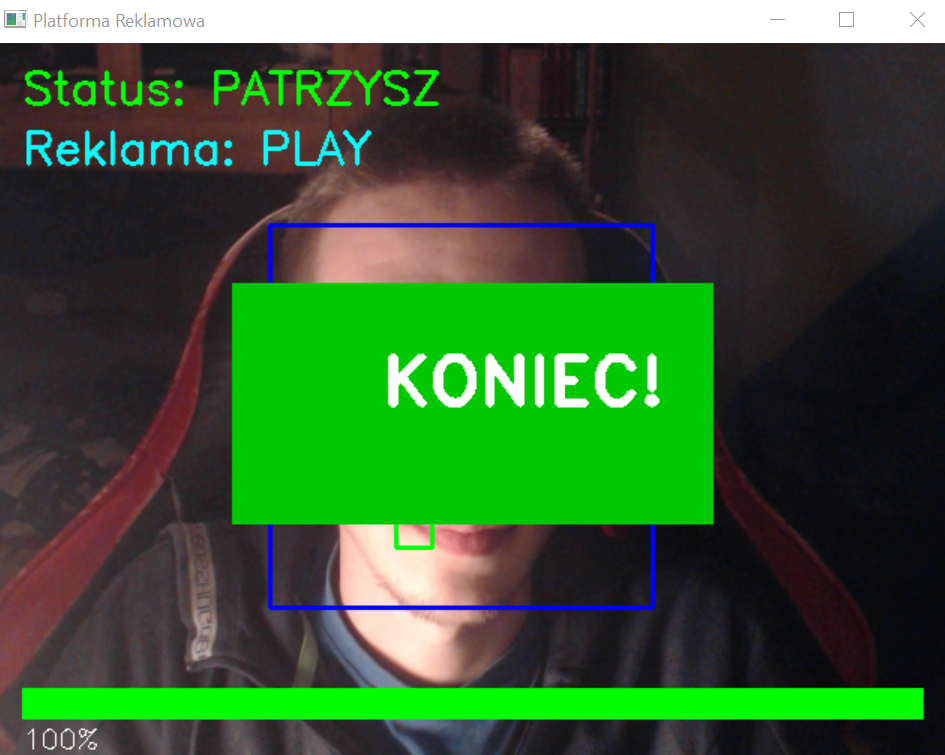
#> input picture lab6/koniec.png, 945 x 755 px, given in place of the camera
$ python gesture_detector_simple.py
#> lines starting #> are read from the running program, lines starting #| are printed output that depends on the picture; after the words box and inside, x2 and y2 are one past the last pixel; in counts of white or black regions, pixels touching at a corner belong together
import cv2
import numpy as np
from collections import deque
import os

# Zamiast mediapipe, użyję OpenCV do detekcji gestów na podstawie koloru skóry


class SimpleGestureDetector:
    def __init__(self):
        self.gesture_history = deque(maxlen=5)
        self.last_action = ""
        self.action_cooldown = 0

    def detect_hand_contour(self, frame):
        """Detektuj ręce za pomocą koloru skóry"""
        # Konwersja na HSV (lepsze dla detekcji koloru skóry)
        hsv = cv2.cvtColor(frame, cv2.COLOR_BGR2HSV)

        # Zakres koloru skóry w HSV
        lower_skin = np.array([0, 20, 70], dtype=np.uint8)
        upper_skin = np.array([20, 255, 255], dtype=np.uint8)

        # Maska dla koloru skóry
        mask = cv2.inRange(hsv, lower_skin, upper_skin)

        # Zaburzenie szumów
        kernel = cv2.getStructuringElement(cv2.MORPH_ELLIPSE, (5, 5))
        mask = cv2.morphologyEx(mask, cv2.MORPH_CLOSE, kernel)
        mask = cv2.morphologyEx(mask, cv2.MORPH_OPEN, kernel)

        # Znajdź kontury
        contours, _ = cv2.findContours(mask, cv2.RETR_TREE, cv2.CHAIN_APPROX_SIMPLE)

        return mask, contours

    def count_fingers(self, contour):
        """Policz palce na podstawie konturu"""
        if cv2.contourArea(contour) < 1000:
            return 0

        # Aproksymuj kontur
        epsilon = 0.02 * cv2.arcLength(contour, True)
        approx = cv2.approxPolyDP(contour, epsilon, True)

        # Liczba wierzchołków ~ liczba palców
        return len(approx)

    def detect_gesture_simple(self, contours, h, w):
        """Rozpoznaj gesty na podstawie liczby palców"""
        if not contours:
            return "UNKNOWN", None

        # Znajdź największy kontur (główną rękę)
        largest_contour = max(contours, key=cv2.contourArea)

        if cv2.contourArea(largest_contour) < 1000:
            return "UNKNOWN", largest_contour

        # Policz palce
        fingers = self.count_fingers(largest_contour)

        # Mapowanie palców na gesty
        if fingers < 3:
            return "FIST", largest_contour  # Pięść
        elif fingers == 2:
            return "PEACE", largest_contour  # Dwa palce
        elif fingers == 3:
            return "OK_SIGN", largest_contour
        else:
            return "OPEN_HAND", largest_contour  # Otwarta dłoń

    def execute_gesture_action(self, gesture):
        """Wykonaj akcję na podstawie gestu"""
        if self.action_cooldown > 0:
            return None

        action = None

        if gesture == "OPEN_HAND":
            action = "Otwarta dłoń"
            self.action_cooldown = 15

        elif gesture == "FIST":
            action = "Pięść"
            self.action_cooldown = 15

        elif gesture == "PEACE":
            action = "Dwa palce (Peace)"
            self.action_cooldown = 15

        elif gesture == "OK_SIGN":
            action = "OK Sign"
            self.action_cooldown = 15

        if action:
            self.last_action = action

        return action

    def run(self):
        """Główna pętla programu"""
        cap = cv2.VideoCapture(0)

        if not cap.isOpened():
            print("Nie można otworzyć kamery!")
            return

        print("=" * 60)
        print("DETEKTOR GESTÓW - WERSJA UPROSZCZONA")
        print("=" * 60)
        print("\n📖 GESTY:\n")
        print("  ✊  FIST        - Pięść (< 3 palce)")
        print("  ✌️  PEACE       - Dwa palce (2 palce)")
        print("  👌 OK_SIGN     - OK (3 palce)")
        print("  ✋  OPEN_HAND   - Otwarta dłoń (>3 palce)")
        print("\n" + "=" * 60)
        print("Pokaż rękę do kamery! Naciśnij 'Q' aby wyjść\n")

        detector = SimpleGestureDetector()

        while True:
            ret, frame = cap.read()
#> frame is the input picture: shape (755, 945, 3); mean B, G, R 52.5, 92.1, 57.5
            if not ret:
                break

            frame = cv2.flip(frame, 1)
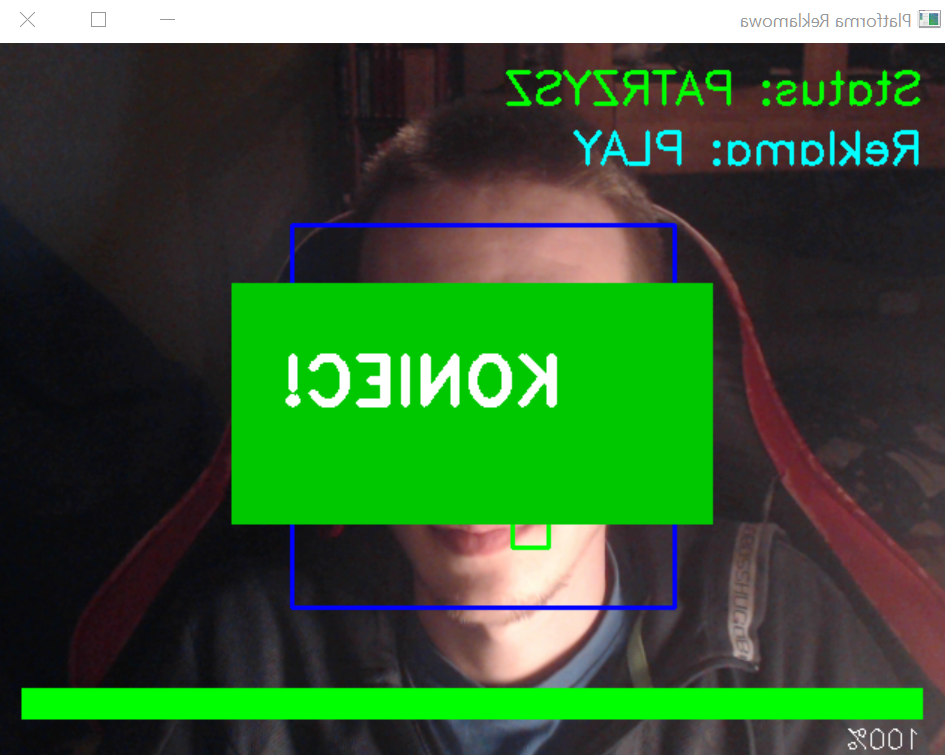
#> frame: shape (755, 945, 3); mean B, G, R 52.5, 92.1, 57.5
            h, w, c = frame.shape
#> h = 755; w = 945; c = 3

            # Zmniejsz cooldown
            if detector.action_cooldown > 0:
                detector.action_cooldown -= 1

            # Detektuj rękę
            mask, contours = detector.detect_hand_contour(frame)
#> in detect_hand_contour, `hsv = cv2.cvtColor(frame, cv2.COLOR_BGR2HSV)`: hsv: shape (755, 945, 3); mean H, S, V 92.9, 100.5, 104.1
#> in detect_hand_contour, `mask = cv2.inRange(hsv, lower_skin, upper_skin)`:
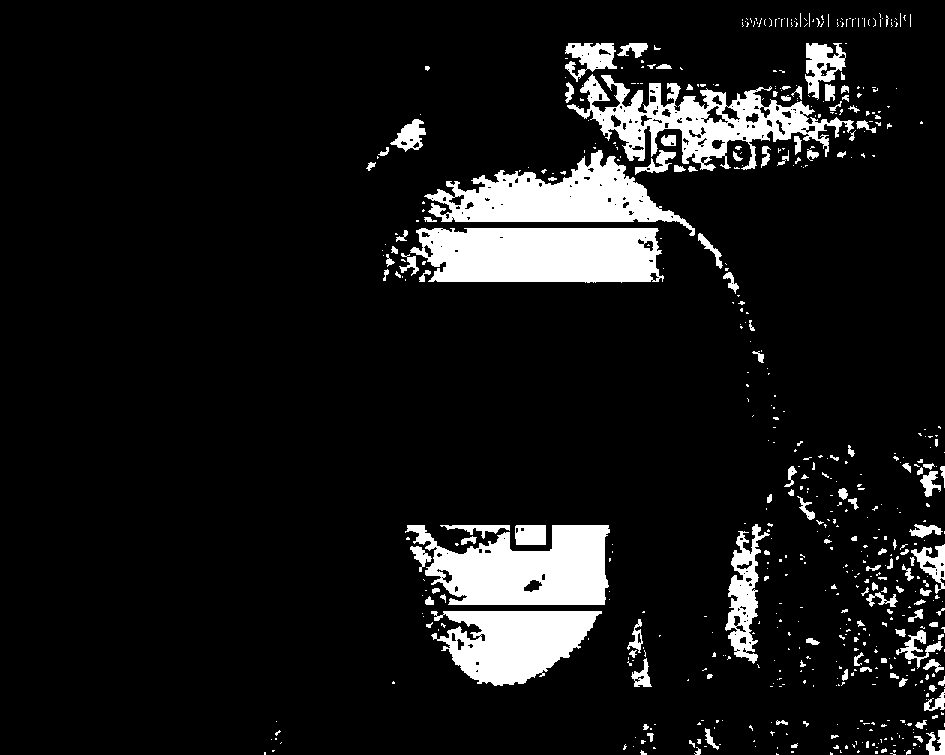
#> mask: shape (755, 945); 9.7% white; 599 white regions (464 under 20 px), largest, box (x1, y1, x2, y2) and area: (410, 228, 664, 283) 12261, (405, 525, 610, 605) 10878, (424, 150, 695, 236) 9843
#> in detect_hand_contour, `mask = cv2.morphologyEx(mask, cv2.MORPH_CLOSE, kernel)`:
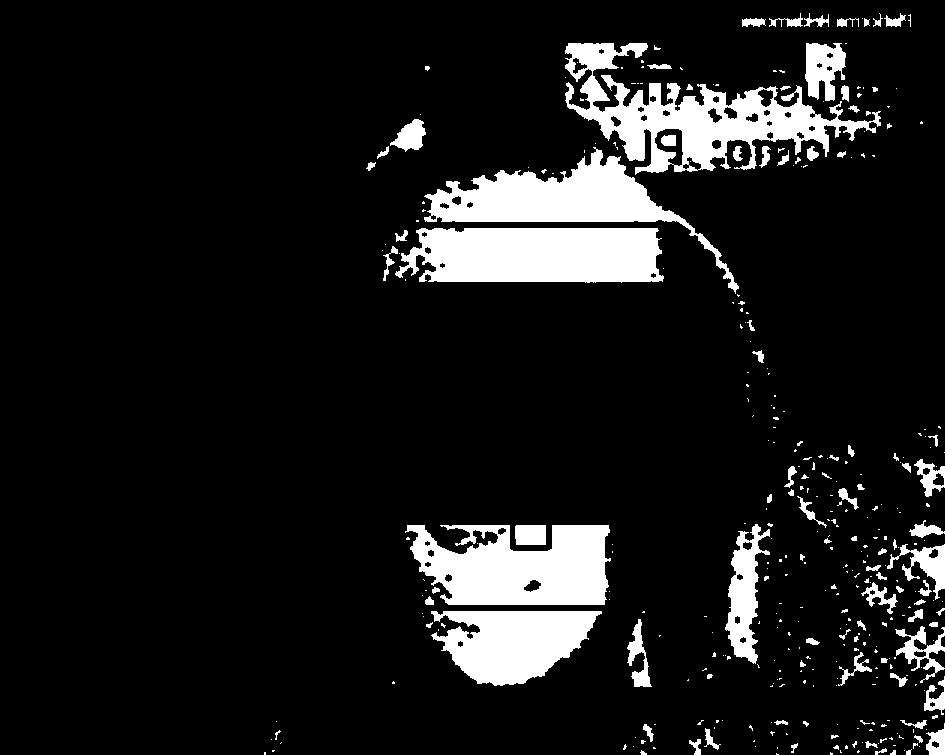
#> mask: shape (755, 945); 10.6% white; 372 white regions (276 under 20 px), largest, box (x1, y1, x2, y2) and area: (565, 43, 881, 175) 14043, (395, 228, 664, 283) 12912, (405, 525, 611, 605) 12056
#> in detect_hand_contour, `mask = cv2.morphologyEx(mask, cv2.MORPH_OPEN, kernel)`:
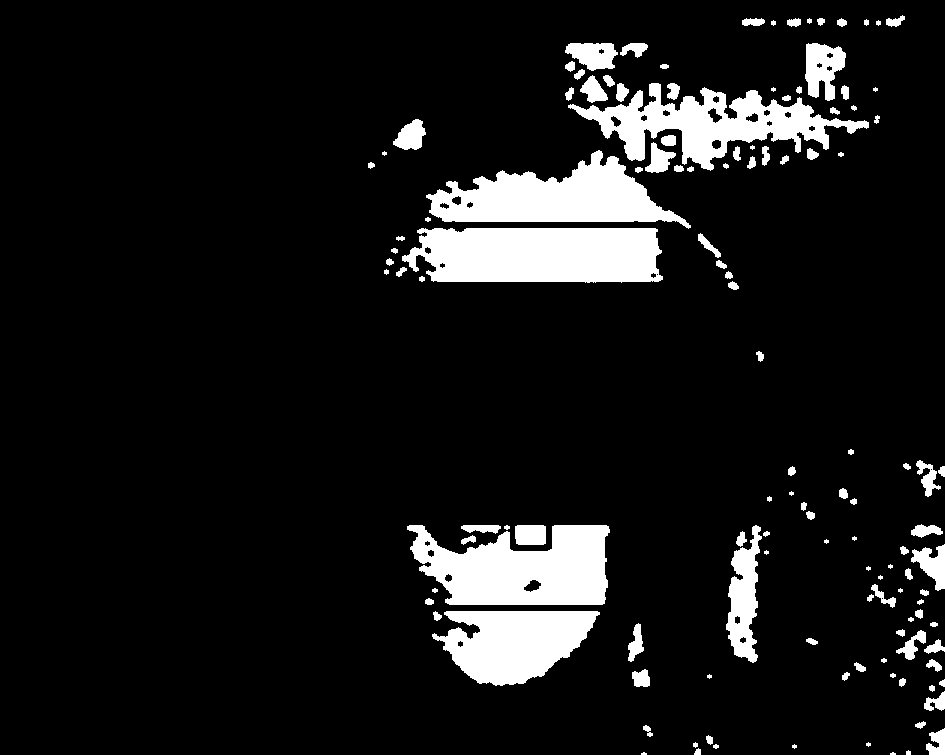
#> mask: shape (755, 945); 9.7% white; 128 white regions (17 under 20 px)
#> in detect_hand_contour, `contours, _ = cv2.findContours(mask, cv2.RETR_TREE, cv2.CHAIN_APPROX_S..`: contours = 159 contours, 42 with area under 20; largest, box (x1, y1, x2, y2) and area: (402, 228, 663, 283) 12424, (407, 525, 610, 605) 11346, (426, 150, 691, 229) 10120, (568, 83, 869, 171) 9823, (432, 611, 600, 686) 8176

            # Rozpoznaj gest
            gesture, hand_contour = detector.detect_gesture_simple(contours, h, w)
#> in detect_gesture_simple, `largest_contour = max(contours, key=cv2.contourArea)`: largest_contour = contour of 200 points, box (x1, y1, x2, y2) (402, 228, 663, 283), area 12424
#> in count_fingers, `epsilon = 0.02 * cv2.arcLength(contour, True)`: epsilon = 14.44
#> in count_fingers, `approx = cv2.approxPolyDP(contour, epsilon, True)`: approx = [[402, 256], [433, 281], [662, 279], [655, 228], [421, 228]]
#> in detect_gesture_simple, `fingers = self.count_fingers(largest_contour)`: fingers = 5
#> gesture = 'OPEN_HAND'; hand_contour has the same summary as largest_contour in detect_gesture_simple
            detector.gesture_history.append(gesture)

            # Wygładzona decyzja
            if detector.gesture_history:
                final_gesture = max(
                    set(detector.gesture_history), key=detector.gesture_history.count
                )
            else:
                final_gesture = gesture

            # Wykonaj akcję
            if final_gesture != "UNKNOWN":
                detector.execute_gesture_action(final_gesture)

            # Rysuj na ekranie
            if hand_contour is not None:
                cv2.drawContours(frame, [hand_contour], 0, (0, 255, 0), 2)

                # Oblicz środek ręki
                M = cv2.moments(hand_contour)
#> M = moments, m00 12424, centre m10/m00, m01/m00 = (539.6, 254.4)
                if M["m00"] > 0:
                    cx = int(M["m10"] / M["m00"])
#> cx = 539
                    cy = int(M["m01"] / M["m00"])
#> cy = 254
                    cv2.circle(frame, (cx, cy), 10, (0, 0, 255), -1)

            # Wyświetl rozpoznany gest
            cv2.putText(
                frame,
                f"Gest: {final_gesture}",
                (50, 50),
                cv2.FONT_HERSHEY_SIMPLEX,
                1.3,
                (0, 255, 0),
                2,
            )

            # Wyświetl ostatnią akcję
            if detector.last_action:
                cv2.putText(
                    frame,
                    f"✓ {detector.last_action}",
                    (50, 100),
                    cv2.FONT_HERSHEY_SIMPLEX,
                    0.9,
                    (0, 255, 0),
                    2,
                )

            # Instrukcja wyjścia
            cv2.putText(
                frame,
                "Nacisnij 'Q' aby wyjsc",
                (w - 300, h - 30),
                cv2.FONT_HERSHEY_SIMPLEX,
                0.7,
                (200, 200, 200),
                1,
            )
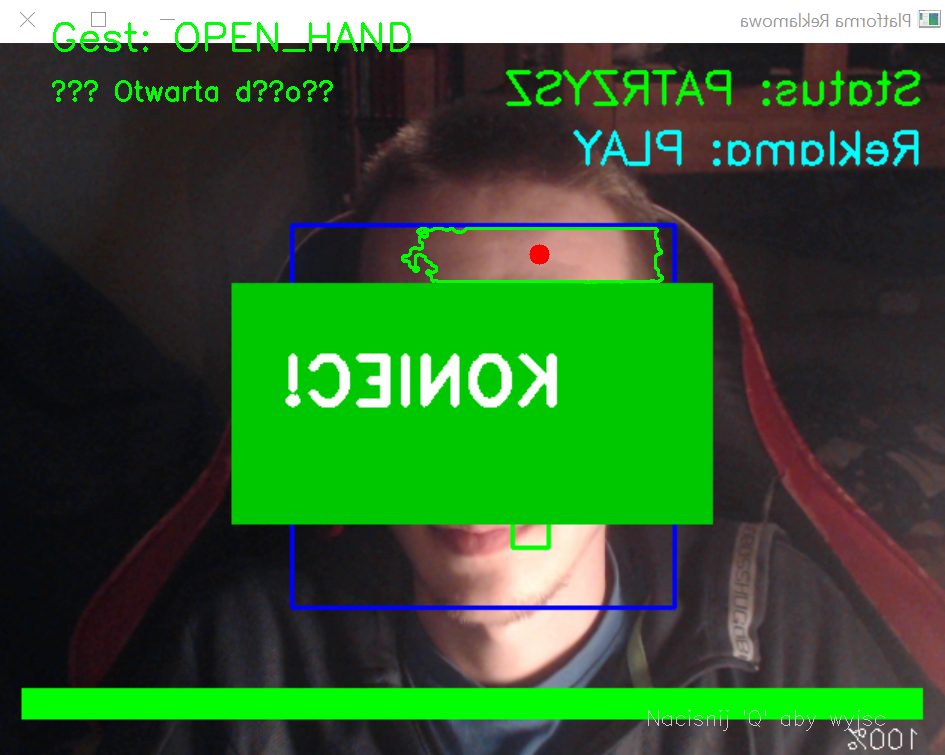
#> frame: shape (755, 945, 3); mean B, G, R 51.5, 93.4, 56.4

            cv2.imshow("Gesture Detection", frame)
            cv2.imshow("Mask (Skin Detection)", mask)

            if cv2.waitKey(1) & 0xFF == ord("q"):
#> (key q is pressed here)
                print("\n👋 Koniec!")
                break

        cap.release()
        cv2.destroyAllWindows()


if __name__ == "__main__":
    detector = SimpleGestureDetector()
    detector.run()

$ run again, on lab6/patrzy.png
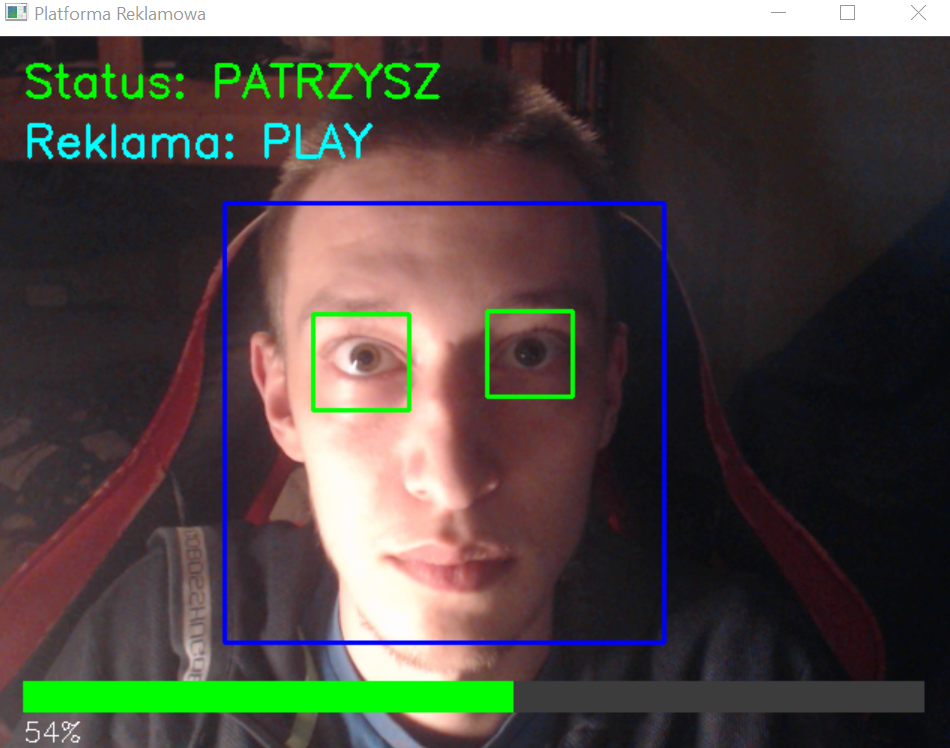
#> input picture lab6/patrzy.png, 950 x 748 px, given in place of the camera
#> in run, frame is the input picture: shape (748, 950, 3); mean B, G, R 68.1, 72.7, 79.8
#> hsv: shape (748, 950, 3); mean H, S, V 97, 76.3, 93.3
#> in detect_hand_contour, `mask = cv2.morphologyEx(mask, cv2.MORPH_OPEN, kernel)`:
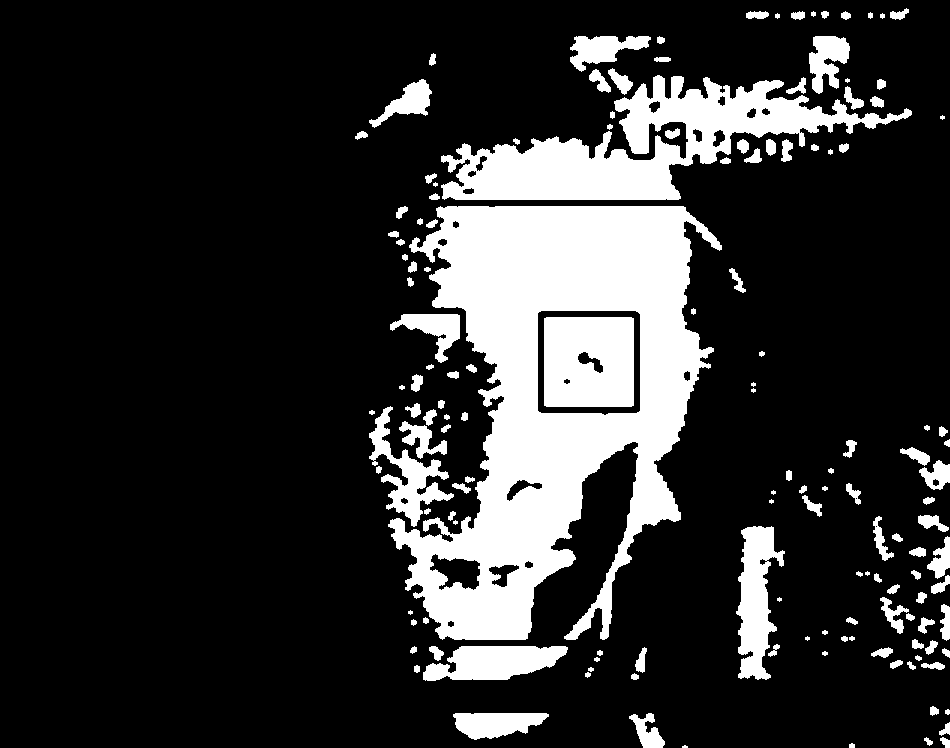
#> mask: shape (748, 950); 18.5% white; 147 white regions (13 under 20 px)
#> in detect_hand_contour, `contours, _ = cv2.findContours(mask, cv2.RETR_TREE, cv2.CHAIN_APPROX_S..`: contours = 172 contours, 41 with area under 20; largest, box (x1, y1, x2, y2) and area: (388, 206, 722, 640) 81581, (441, 75, 912, 200) 21733, (537, 310, 641, 416) 10592, (544, 317, 634, 407) 7915, (736, 526, 785, 680) 4073
#> largest_contour = contour of 1445 points, box (x1, y1, x2, y2) (388, 206, 722, 640), area 81581
#> epsilon = 59.59
#> approx = [[440, 206], [504, 399], [405, 589], [527, 638], [635, 441], [604, 639], [721, 245]]
#> fingers = 7
#> gesture = 'OPEN_HAND'; hand_contour has the same summary as largest_contour in detect_gesture_simple
#> M = moments, m00 81581, centre m10/m00, m01/m00 = (557.6, 391.8)
#> cx = 557
#> cy = 391
#> in run, `cv2.putText( frame, "Nacisnij 'Q' aby wyjsc", (w - 300, h - 30), cv2.F..`:
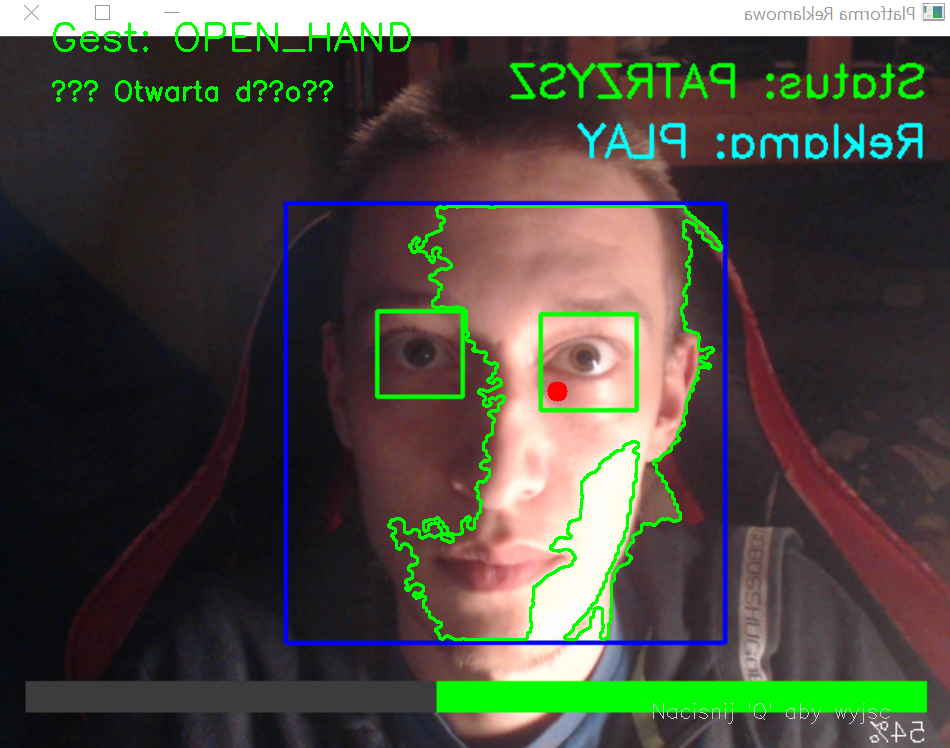
#> frame: shape (748, 950, 3); mean B, G, R 66.2, 75.7, 77.4
